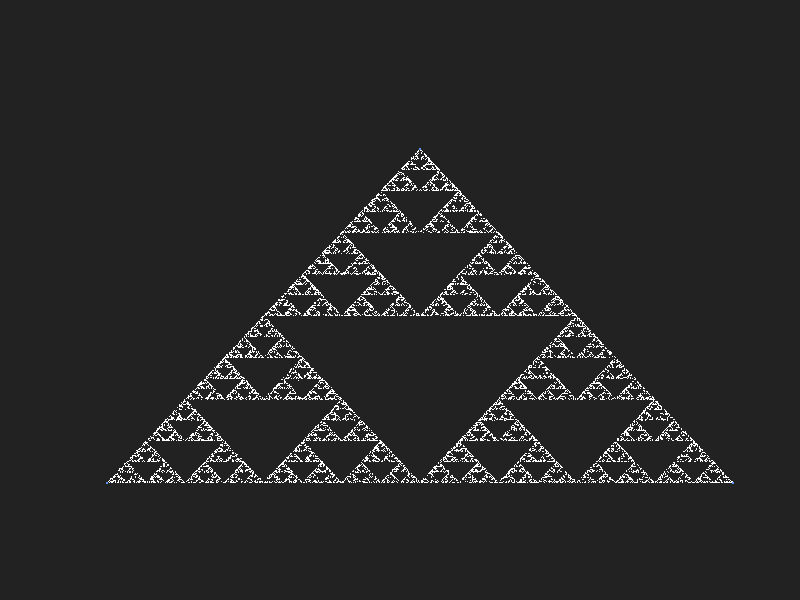
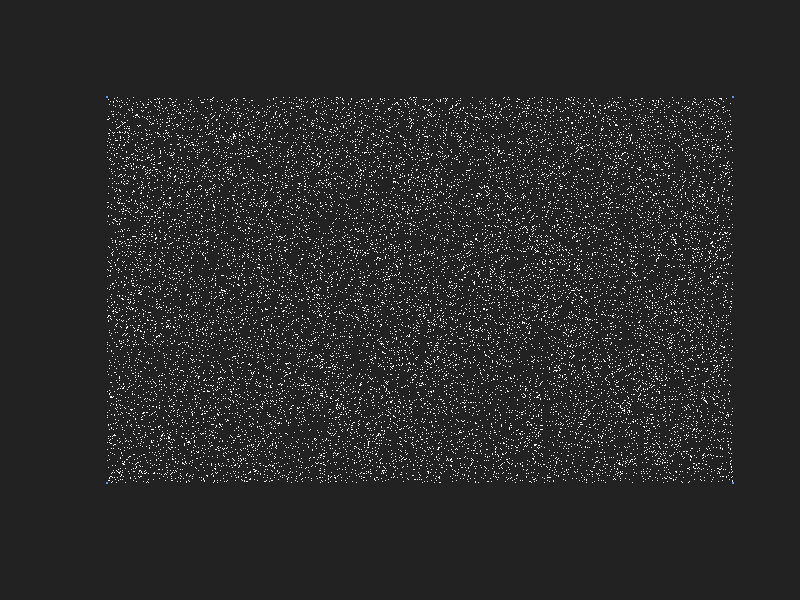
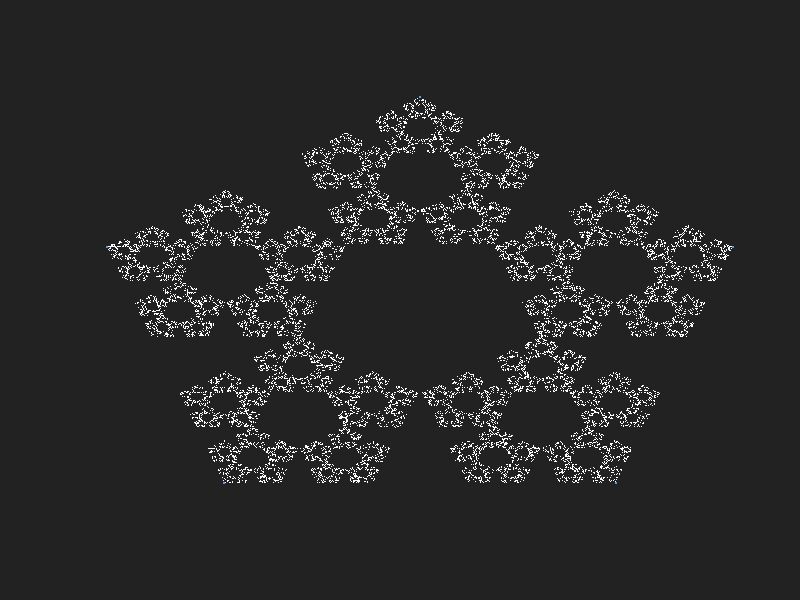
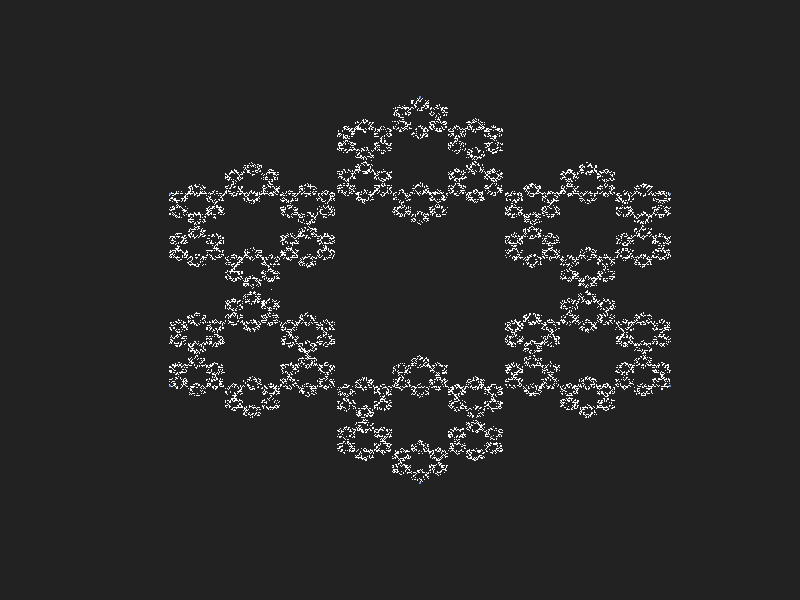

Here is the R script that generated these plots, in order:
## ---- chunk 1
# Functie pentru generarea triunghiului
triangle <- function (chaos_distance) 
{
  
  Nmax <- 20000
  
  tips <- matrix(NA, ncol = 3, nrow = 3)
  tips[1,] <- c(1, 0, 0)
  tips[2,] <- c(2, 1, 0)
  
  top_y = sqrt(3)/2
  tips[3,] <- c(3, 0.5, top_y)
  
  tips_nr <- sample(1:3, Nmax, replace = TRUE)
  list_of_points <- matrix(NA, ncol = 2, nrow = Nmax)
  
  rad3pe4 <- sqrt(3) / 4
  pointx <- runif(1, min = 0.25, max = 0.75)
  pointy <- runif(1, min = 0, max = rad3pe4)        # generarea primului punct in interiorul triunghiului
  list_of_points[1,] <- c(pointx, pointy)
  
  for (i in 1:(Nmax - 1)) {
    X <- tips[tips_nr[i], 2]
    Y <- tips[tips_nr[i], 3]
    
    X_new <- list_of_points[i, 1] + (X - list_of_points[i, 1]) * chaos_distance
    Y_new <- list_of_points[i, 2] + (Y - list_of_points[i, 2]) * chaos_distance
    
    list_of_points [i + 1, ] <- c(X_new, Y_new)
  }
  return (list (tips, list_of_points))
}

## ---- chunk 2
  Nmax <- 10
  chaos_distance <- 0.5
  
  tips <- matrix(NA, ncol = 3, nrow = 3)
  tips[1,] <- c(1, 0, 0)
  tips[2,] <- c(2, 1, 0)
  
  top_y = sqrt(3)/2
  tips[3,] <- c(3, 0.5, top_y)
  
  tips_nr <- sample(1:3, Nmax, replace = TRUE)
  list_of_points <- matrix(NA, ncol = 2, nrow = Nmax)
  
  rad3pe4 <- sqrt(3) / 4
  pointx <- runif(1, min = 0.25, max = 0.75)
  pointy <- runif(1, min = 0, max = rad3pe4)
  list_of_points[1,] <- c(pointx, pointy)
  
  for (i in 1:(Nmax - 1))
  {
    X <- tips[tips_nr[i], 2]
    Y <- tips[tips_nr[i], 3]
    
    X_new <- list_of_points[i, 1] + (X - list_of_points[i, 1]) * chaos_distance
    Y_new <- list_of_points[i, 2] + (Y - list_of_points[i, 2]) * chaos_distance
    
    list_of_points [i + 1, ] <- c(X_new, Y_new)
  }
## ---- chunk 3
  tips
## ---- chunk 4
  tips_nr
## ---- chunk 5
  list_of_points
## ---- chunk 6

# Functie pentru generarea triunghiului
triangle <- function (chaos_distance) 
{
  
  Nmax <- 20000
  
  tips <- matrix(NA, ncol = 3, nrow = 3)
  tips[1,] <- c(1, 0, 0)
  tips[2,] <- c(2, 1, 0)
  
  top_y = sqrt(3)/2
  tips[3,] <- c(3, 0.5, top_y)
  
  tips_nr <- sample(1:3, Nmax, replace = TRUE)
  list_of_points <- matrix(NA, ncol = 2, nrow = Nmax)
  
  rad3pe4 <- sqrt(3) / 4
  pointx <- runif(1, min = 0.25, max = 0.75)
  pointy <- runif(1, min = 0, max = rad3pe4)        # generarea primului punct in interiorul triunghiului
  list_of_points[1,] <- c(pointx, pointy)
  
  for (i in 1:(Nmax - 1)) {
    X <- tips[tips_nr[i], 2]
    Y <- tips[tips_nr[i], 3]
    
    X_new <- list_of_points[i, 1] + (X - list_of_points[i, 1]) * chaos_distance
    Y_new <- list_of_points[i, 2] + (Y - list_of_points[i, 2]) * chaos_distance
    
    list_of_points [i + 1, ] <- c(X_new, Y_new)
  }
  return (list (tips, list_of_points))
}

# Functie pentru generarea patratului
square <- function (chaos_distance) 
{
  Nmax <- 20000
  
  tips <- matrix(NA, ncol = 3, nrow = 4)
  tips[1,] <- c(1, 0, 0)
  tips[2,] <- c(2, 1, 0)
  tips[3,] <- c(3, 1, 1)
  tips[4,] <- c(4, 0, 1) 
  
  tips_nr <- floor (runif (Nmax, 1, 5))
  
  list_of_points <- matrix(NA, ncol = 2, nrow = Nmax)
  
  list_of_points[1,] <- c(runif(1, min = 0, max = 1), runif(1, min = 0, max = 1))
  
  for (i in 1:(Nmax - 1)) 
  {
    X <- tips[tips_nr[i], 2]
    Y <- tips[tips_nr[i], 3]
    
    X_new <- list_of_points[i, 1] + (X - list_of_points[i, 1]) * chaos_distance
    Y_new <- list_of_points[i, 2] + (Y - list_of_points[i, 2]) * chaos_distance
    
    list_of_points [i + 1, ] <- c(X_new, Y_new)
  }
  return (list (tips, list_of_points))
}

# Functie pentru generarea pentagonului
pentagon <- function (chaos_distance) 
{
  Nmax <- 20000
  
  tips <- matrix(NA, ncol = 3, nrow = 5)
  tips[1,] <- c(1, 0.1875, 0)
  tips[2,] <- c(2, 0.8125, 0) 
  tips[3,] <- c(3, 1.0, 0.61175) 
  tips[4,] <- c(4, 0.5, 1)
  tips[5,] <- c(5, 0, 0.61175)
  
  tips_nr <- floor (runif (Nmax, 1, 6))
  
  list_of_points <- matrix(NA, ncol = 2, nrow = Nmax)
  
  list_of_points[1,] <- c(runif(1, min = 0, max = 1), runif(1, min = 0, max = 1))
  
  for (i in 1:(Nmax - 1)) 
  {
    X <- tips[tips_nr[i], 2]
    Y <- tips[tips_nr[i], 3]
    
    X_new <- list_of_points[i, 1] + (X - list_of_points[i, 1]) * chaos_distance
    Y_new <- list_of_points[i, 2] + (Y - list_of_points[i, 2]) * chaos_distance
    
    list_of_points [i + 1, ] <- c(X_new, Y_new)
  }
  return (list (tips, list_of_points))
}

# Functie pentru generarea hexagonului
hexagon <- function (chaos_distance) 
{
  Nmax <- 20000
  
  tips <- matrix(NA, ncol = 3, nrow = 6) 
  tips[1,] <- c(1, 0.5, 1) 
  tips[2,] <- c(2, 0.9, 0.75) 
  tips[3,] <- c(3, 0.9, 0.25) 
  tips[4,] <- c(4, 0.5, 0)
  tips[5,] <- c(5, 0.1, 0.25)
  tips[6,] <- c(6, 0.1, 0.75)
  
  tips_nr <- floor (runif (Nmax, 1, 7))
  
  list_of_points <- matrix(NA, ncol = 2, nrow = Nmax)
  
  list_of_points[1,] <- c(runif(1, min = 0, max = 1), runif(1, min = 0, max = 1))
  
  for (i in 1:(Nmax - 1)) 
  {
    X <- tips[tips_nr[i], 2]
    Y <- tips[tips_nr[i], 3]
    
    X_new <- list_of_points[i, 1] + (X - list_of_points[i, 1]) * chaos_distance
    Y_new <- list_of_points[i, 2] + (Y - list_of_points[i, 2]) * chaos_distance
    
    list_of_points [i + 1, ] <- c(X_new, Y_new)
  }
  return (list (tips, list_of_points))
}

## ---- chunk 7
    Nmax = 20000

    data = triangle(0.5)
    
    tips  <- data[[1]]
    list_of_points <- data[[2]]
    
    
    par(bg = "#222222")
    
    plot(0, 0, xlim = c(0, 1), ylim = c(0, 1), col = 0, yaxt = "n", xaxt = "n", xlab = "", ylab = "", bty = "n")
    points(list_of_points[1 : Nmax - 1, 1], list_of_points[1 : Nmax - 1, 2], pch = 46, col = "white")  
    points(tips[, 2],tips[, 3], pch = 46, cex = 2, col = "cornflowerblue")
## ---- chunk 8
    Nmax = 20000

    data = square(0.5)
    
    tips  <- data[[1]]
    list_of_points <- data[[2]]
    
    par(bg = "#222222")
    
    plot(0, 0, xlim = c(0, 1), ylim = c(0, 1), col = 0, yaxt = "n", xaxt = "n", xlab = "", ylab = "", bty = "n")
    points(list_of_points[1 : Nmax, 1], list_of_points[1 : Nmax, 2], pch = 46, col = "white")
    points(tips[,2], tips[,3], pch = 46, cex = 2, col = "cornflowerblue")
## ---- chunk 9
    Nmax = 20000

    data = pentagon(0.62)
    
    tips  <- data[[1]]
    list_of_points <- data[[2]]
    
    par(bg = "#222222")
    
    plot(0, 0, xlim = c(0, 1), ylim = c(0, 1), col = 0, yaxt = "n", xaxt = "n", xlab = "", ylab = "", bty = "n")
    points(list_of_points[1 : Nmax, 1], list_of_points[1 : Nmax, 2], pch = 46, col = "white")
    points(tips[,2], tips[,3], pch = 46, cex = 2, col = "cornflowerblue")
## ---- chunk 10
    Nmax = 20000

    data = hexagon(0.67)
    
    tips  <- data[[1]]
    list_of_points <- data[[2]]
    
    par(bg = "#222222")
    
    plot(0, 0, xlim = c(0, 1), ylim = c(0, 1), col = 0, yaxt = "n", xaxt = "n", xlab = "", ylab = "", bty = "n")
    points(list_of_points[1 : Nmax, 1], list_of_points[1 : Nmax, 2], pch = 46, col = "white")
    points(tips[,2], tips[,3], pch = 46, cex = 2, col = "cornflowerblue")
